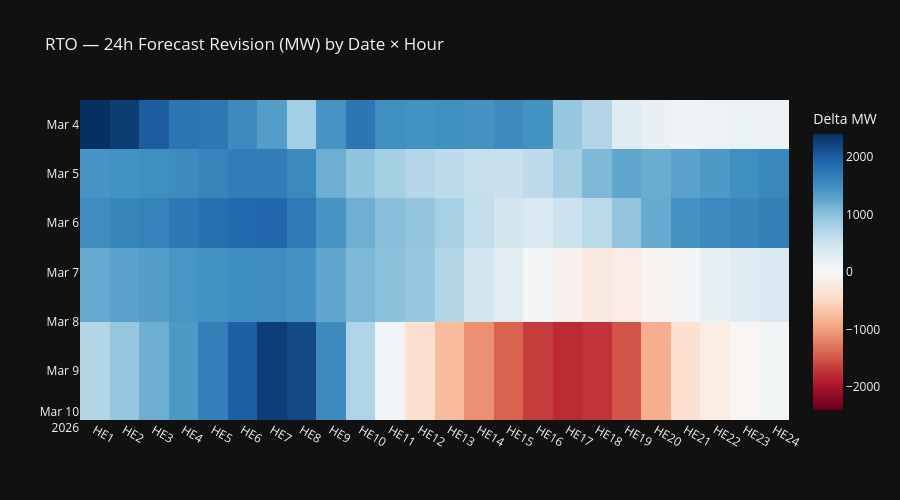

The code cell stored with this chart in its notebook:
### Code cell
# Heatmap: 24h delta across all dates x hours
pivot_24h = df.pivot_table(
    index="forecast_date", columns="hour_ending", values="delta_24h",
)

fig = px.imshow(
    pivot_24h.values,
    x=[f"HE{int(c)}" for c in pivot_24h.columns],
    y=[str(d) for d in pivot_24h.index],
    color_continuous_scale="RdBu",
    color_continuous_midpoint=0,
    aspect="auto",
    title="RTO — 24h Forecast Revision (MW) by Date \u00d7 Hour",
    labels={"color": "Delta MW"},
    template="plotly_dark",
)
fig.update_layout(height=500)
fig.show()

### Figure 1 — Plotly figure (JSON) as saved in the notebook; plotly's stock layout.template omitted (floating-point values rounded to 4 significant figures)
{"data": [{"coloraxis": "coloraxis", "hovertemplate": "x: %{x}<br>y: %{y}<br>Delta MW: %{z}<extra></extra>", "name": "0", "type": "heatmap", "x": ["HE1", "HE2", "HE3", "HE4", "HE5", "HE6", "HE7", "HE8", "HE9", "HE10", "HE11", "HE12", "HE13", "HE14", "HE15", "HE16", "HE17", "HE18", "HE19", "HE20", "HE21", "HE22", "HE23", "HE24"], "xaxis": "x", "y": ["2026-03-04", "2026-03-05", "2026-03-06", "2026-03-07", "2026-03-09"], "yaxis": "y", "z": [[2406.0, 2289.0, 2009.0, 1768.0, 1740.0, 1534.0, 1341.0, 830.0, 1431.0, 1752.0, 1487.0, 1451.0, 1472.0, 1440.0, 1534.0, 1435.0, 937.0, 729.0, 291.0, 175.0, 100.0, 141.0, 173.0, 150.0], [1426.0, 1456.0, 1491.0, 1527.0, 1609.0, 1684.0, 1691.0, 1547.0, 1196.0, 976.0, 817.0, 704.0, 629.0, 565.0, 543.0, 626.0, 813.0, 1079.0, 1258.0, 1200.0, 1303.0, 1380.0, 1490.0, 1572.0], [1507.0, 1596.0, 1637.0, 1727.0, 1813.0, 1883.0, 1901.0, 1720.0, 1427.0, 1176.0, 1024.0, 955.0, 793.0, 594.0, 447.0, 379.0, 520.0, 657.0, 951.0, 1210.0, 1439.0, 1536.0, 1588.0, 1644.0], [1232.0, 1301.0, 1347.0, 1415.0, 1446.0, 1495.0, 1505.0, 1439.0, 1275.0, 1090.0, 995.0, 922.0, 713.0, 474.0, 280.0, 47.0, -115.0, -249.0, -195.0, -47.0, 69.0, 184.0, 288.0, 376.0], [713.0, 934.0, 1179.0, 1389.0, 1646.0, 1975.0, 2269.0, 2189.0, 1530.0, 735.0, 71.0, -378.0, -768.0, -1108.0, -1414.0, -1678.0, -1797.0, -1742.0, -1517.0, -882.0, -371.0, -203.0, -42.0, 57.0]]}], "layout": {"coloraxis": {"cmid": 0, "colorbar": {"title": {"text": "Delta MW"}}, "colorscale": [[0, "rgb(103,0,31)"], [0.1, "rgb(178,24,43)"], [0.2, "rgb(214,96,77)"], [0.3, "rgb(244,165,130)"], [0.4, "rgb(253,219,199)"], [0.5, "rgb(247,247,247)"], [0.6, "rgb(209,229,240)"], [0.7, "rgb(146,197,222)"], [0.8, "rgb(67,147,195)"], [0.9, "rgb(33,102,172)"], [1, "rgb(5,48,97)"]]}, "height": 500, "title": {"text": "RTO — 24h Forecast Revision (MW) by Date × Hour"}, "xaxis": {"anchor": "y", "domain": [0, 1]}, "yaxis": {"anchor": "x", "autorange": "reversed", "domain": [0, 1]}}}
